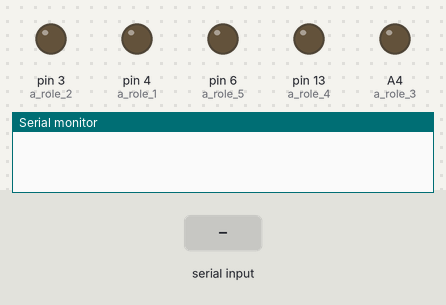
Bench run of a sketch on a simulated Arduino Uno, built with avr-gcc and run on an emulated ATmega328P. Parts: output pins drawn as LEDs (lit = HIGH), the last lines printed to the serial monitor. The test bench sets the inputs (shaded band).

Above: at 1.2 s.
1.3 s: "a_role_1-on\n" received over Serial
At 2.5 s:
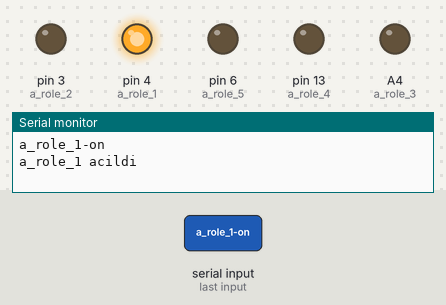
2.8 s: "a_role_2-on\n" received over Serial
At 3.7 s:
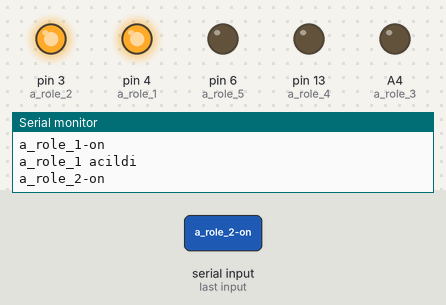
4.3 s: "a_role_1-off\n" received over Serial
At 4.8 s:
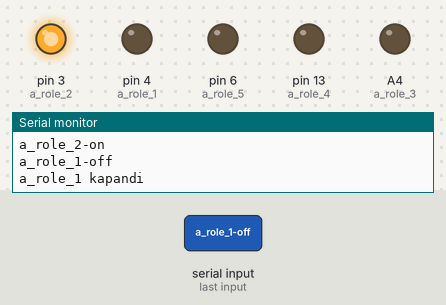
5.8 s: "a_role_3-on\n" received over Serial
At 7.0 s:
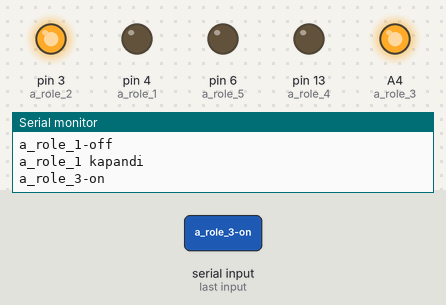
7.3 s: "a_role_2-off\n" received over Serial
At 8.3 s:
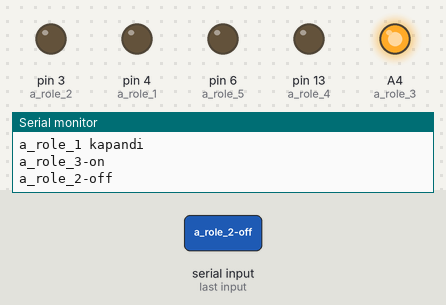
8.8 s: "a_role_4-on\n" received over Serial
At 9.4 s:
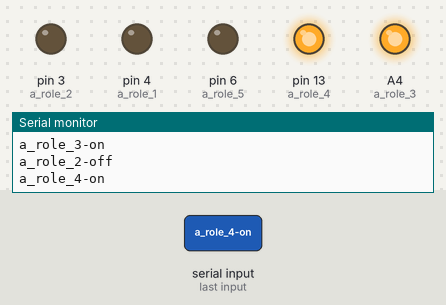
Timing chart, 0 to 11.3 s (numbered marks = the images above; inputs shaded):
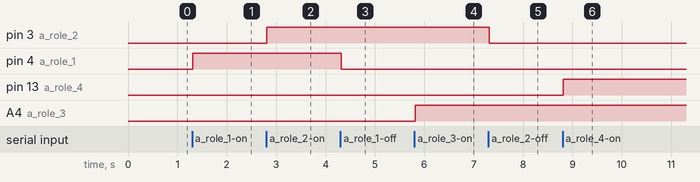

The sketch:

ROLE1.ino
```cpp
#define a_role_1 4
#define a_role_2 3
#define a_role_3 A4
#define a_role_4 13
#define a_role_5 6
#define gecikme 0

void setup() {
  Serial.begin(9600);

  pinMode(a_role_1, OUTPUT);
  pinMode(a_role_2, OUTPUT);
  pinMode(a_role_3, OUTPUT);
  pinMode(a_role_4, OUTPUT);
  pinMode(a_role_5, OUTPUT);

  // Tüm röleleri başlangıçta kapalı yap
  digitalWrite(a_role_1, LOW);
  digitalWrite(a_role_2, LOW);
  digitalWrite(a_role_3, LOW);
  digitalWrite(a_role_4, LOW);
  digitalWrite(a_role_5, LOW);
}

void loop() {
  if (Serial.available() > 0) {
    String komut = Serial.readStringUntil('\n');
    komut.trim();
    Serial.println(komut);
    if (komut == "a_role_1-on") {
      digitalWrite(a_role_1, HIGH);
      Serial.println("a_role_1 acildi");
      delay(gecikme);
    } else if (komut == "a_role_1-off") {
      digitalWrite(a_role_1, LOW);
      Serial.println("a_role_1 kapandi");
      delay(gecikme);
    } else if (komut == "a_role_2-on") {
      digitalWrite(a_role_2, HIGH);
      delay(gecikme);
    } else if (komut == "a_role_2-off") {
      digitalWrite(a_role_2, LOW);
      delay(gecikme);
    } else if (komut == "a_role_3-on") {
      digitalWrite(a_role_3, HIGH);
      delay(gecikme);
    } else if (komut == "a_role_3-off") {
      digitalWrite(a_role_3, LOW);
      delay(gecikme);
    } else if (komut == "a_role_4-on") {
      digitalWrite(a_role_4, HIGH);
      delay(gecikme);
    } else if (komut == "a_role_4-off") {
      digitalWrite(a_role_4, LOW);
      delay(gecikme);
    } else if (komut == "a_role_5-on") {
      digitalWrite(a_role_5, HIGH);
      delay(gecikme);
    } else if (komut == "a_role_5-off") {
      digitalWrite(a_role_5, LOW);
      delay(gecikme);
    }
  }
}


  // digitalWrite(a_role_1,0 );delay(gecikme);  digitalWrite(a_role_1, 1);delay(gecikme);
  // digitalWrite(a_role_2,0 );delay(gecikme);  digitalWrite(a_role_2, 1);delay(gecikme);
  // digitalWrite(a_role_3,0 );delay(gecikme);  digitalWrite(a_role_3, 1);delay(gecikme);
  // digitalWrite(a_role_4,0 );delay(gecikme);  digitalWrite(a_role_4, 1);delay(gecikme);
  // digitalWrite(a_role_5,0 );delay(gecikme);  digitalWrite(a_role_5, 1);delay(gecikme);
```

Measured:
- after the input at 1.3 s, pin 4 (a_role_1): LOW → HIGH at once
- after the input at 2.8 s, pin 3 (a_role_2): LOW → HIGH at once
- after the input at 4.3 s, pin 4 (a_role_1): HIGH → LOW at once
- after the input at 5.8 s, A4 (a_role_3): LOW → HIGH at once
- after the input at 7.3 s, pin 3 (a_role_2): HIGH → LOW at once
- after the input at 8.8 s, pin 13 (a_role_4): LOW → HIGH at once
